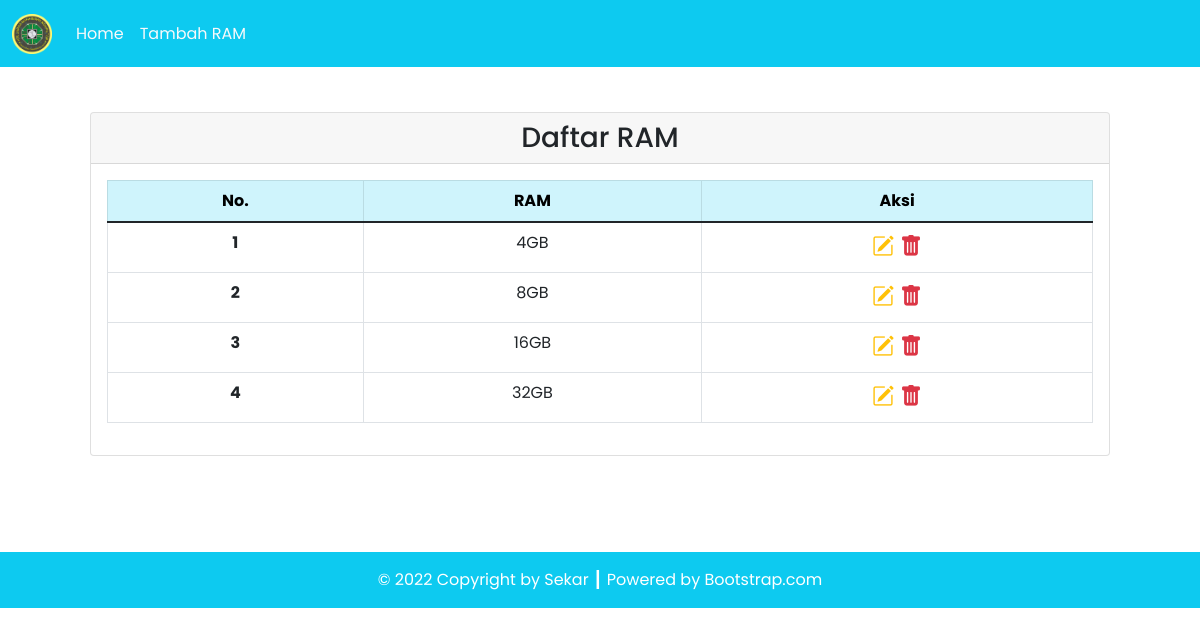
The app's page /data_laptop/ram.php with its own data.
### tables this page shows
CREATE TABLE `ram` (
  `ram_id` int(11) NOT NULL,
  `ram_ukuran` varchar(10) NOT NULL
);

### data_laptop/config/db.php (called while the page is built)
<?php
$DB_HOST = "localhost";
$DB_USERNAME = "root";
$DB_PASSWORD = "";
$DB_NAME = "db_laptop";

### data_laptop/classes/DB.php (called while the page is built, shortened)
<?php
class DB
{
    private $hostname;
    private $username;
    private $password;
    private $dbname;
    private $conn;
    private $result;
    function __construct($hostname, $username, $password, $dbname)
    {
        $this->hostname = $hostname;
        $this->username = $username;
        $this->password = $password;
        $this->dbname = $dbname;
    }
    function open()
    {
        $this->conn = mysqli_connect($this->hostname, $this->username, $this->password, $this->dbname);
    }
    function execute($query)
    {
        $this->result = mysqli_query($this->conn, $query);
    }
    function getResult()
    {
        return mysqli_fetch_array($this->result);
    }
}

### data_laptop/classes/Ram.php (called while the page is built, shortened)
<?php
class Ram extends DB
{
    function getRam()
    {
        $query = "SELECT * FROM ram";
        return $this->execute($query);
    }
}

### data_laptop/ram.php (the view, shortened to what this page needs)
<?php
include('config/db.php');
include('classes/DB.php');
include('classes/Ram.php');
$ram = new Ram($DB_HOST, $DB_USERNAME, $DB_PASSWORD, $DB_NAME);
$ram->open();
$ram->getRam();
$header = '<tr>
<th scope="row">No.</th>
<th scope="row">RAM</th>
<th scope="row">Aksi</th>
</tr>';
$data = null;
$no = 1;
while ($me = $ram->getResult()) {
    $data .= '<tr>
    <th scope="row">' . $no . '</th>
    <td>' . $me['ram_ukuran'] . '</td>
    <td style="font-size: 22px;">
        <a href="updateRam.php?id=' . $me['ram_id'] . '" title="Edit Data"><i class="bi bi-pencil-square text-warning"></i></a>&nbsp;<a href="ram.php?hapus=' . $me['ram_id'] . '" title="Delete Data"><i class="bi bi-trash-fill text-danger"></i></a>
        </td>
    </tr>';
    $no++;
}

### records on screen
ram: ram_ukuran "4GB"
ram: ram_ukuran "8GB"
ram: ram_ukuran "16GB"
ram: ram_ukuran "32GB"

### other values on screen
$this->content "Home Tambah RAM Daftar RAM © 2022 Copyright by Sekar ┃ Powered by Bootstrap.com"
